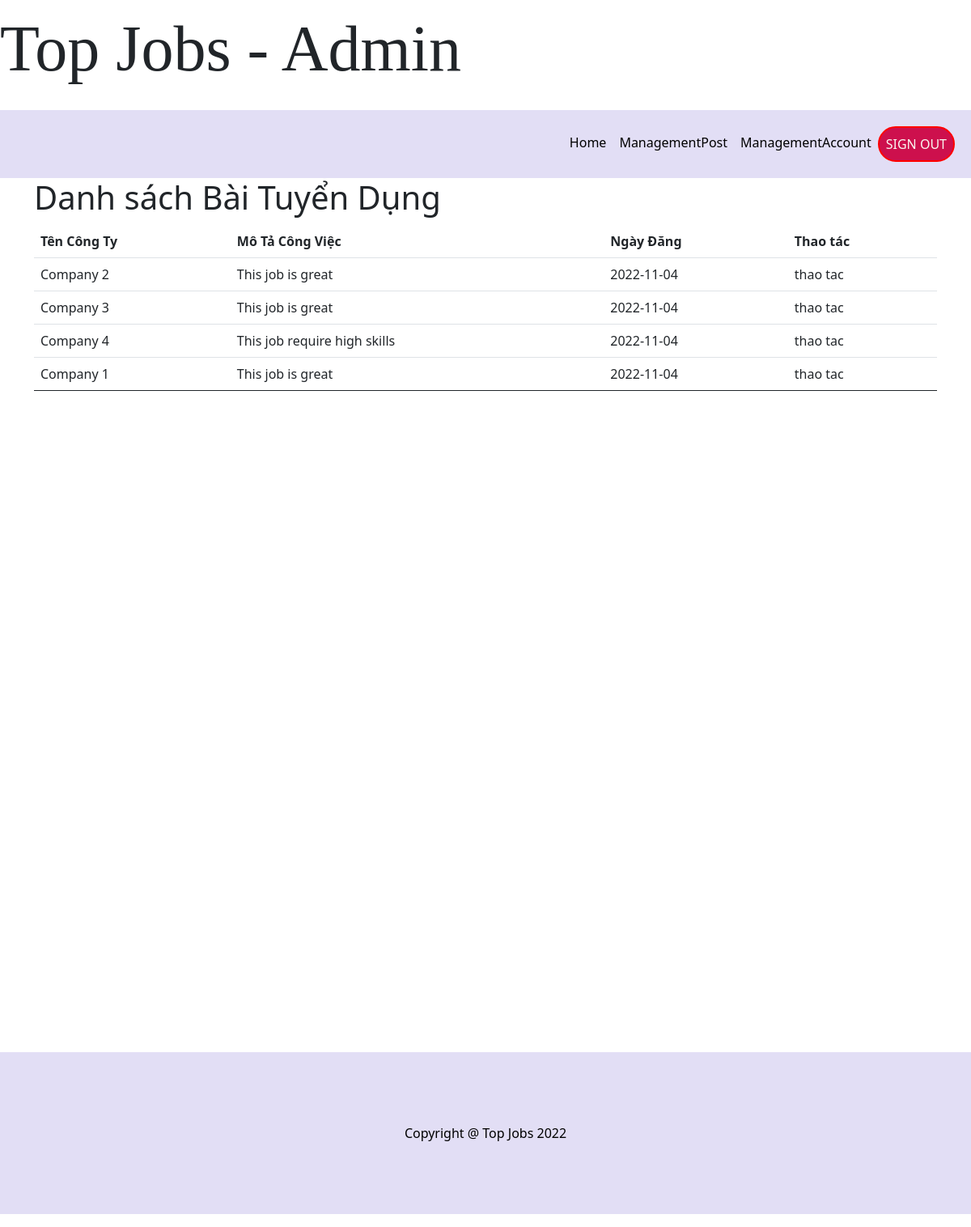
The app's page /Admin/managementPost.php (signed in), older data.
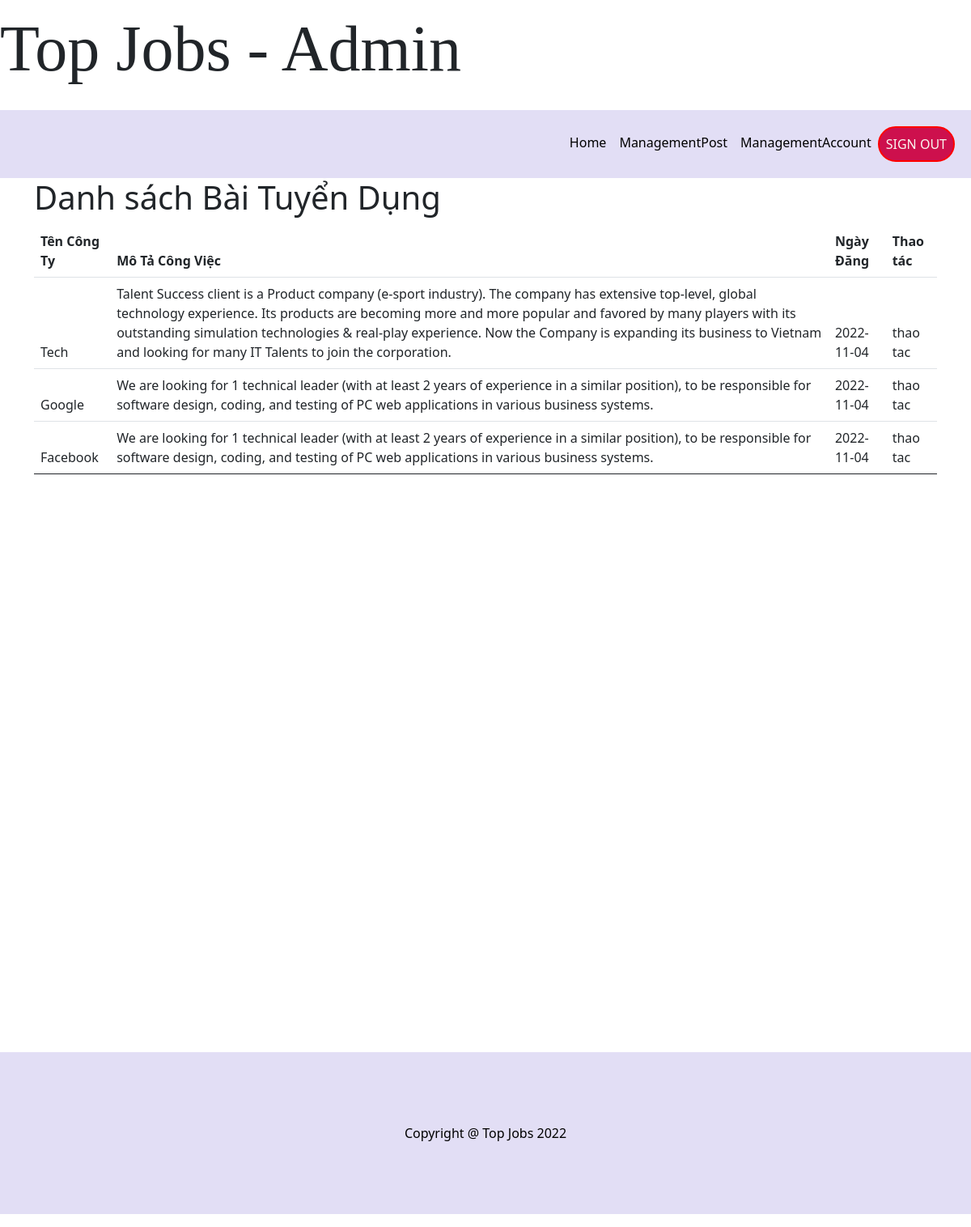
The same page, newer data.
### tables this page shows
CREATE TABLE `post` (
  `post_id` int(10) NOT NULL,
  `post_date` date DEFAULT NULL,
  `company_id` int(11) NOT NULL,
  `job_id` int(10) NOT NULL,
  `status` varchar(20) NOT NULL
);

CREATE TABLE `company` (
  `id` int(10) NOT NULL,
  `log_id` int(10) NOT NULL,
  `company_name` varchar(50) DEFAULT NULL,
  `phone_number` varchar(10) DEFAULT NULL,
  `company_email` varchar(50) DEFAULT NULL,
  `icon` text NOT NULL
);

CREATE TABLE `job` (
  `job_id` int(10) NOT NULL,
  `company_id` int(10) NOT NULL,
  `emp_id` int(10) NOT NULL,
  `admin_id` int(10) NOT NULL,
  `salary` varchar(20) NOT NULL,
  `description` text DEFAULT NULL,
  `role` varchar(50) DEFAULT NULL,
  `job_name` varchar(100) DEFAULT NULL,
  `skills_required` text DEFAULT NULL,
  `address` text NOT NULL,
  `datePost` date DEFAULT NULL
);

### Admin/managementPost.php (the view, shortened to what this page needs)
<?php
include_once('../config.php');
if(isset($_SESSION['username']))
{
    $query = "SELECT company_name, description,post_date
                FROM `company` JOIN `post` ON company.id = post.company_id
                JOIN `job` ON job.job_id = post.job_id";
    $result2 = mysqli_query($conn, $query);
}
else
{
    header('location:../login.php');
}
?>
<!DOCTYPE html>
<html lang="en">
<head>
    <link href="https://cdn.jsdelivr.net/npm/bootstrap@5.0.2/dist/css/bootstrap.min.css" rel="stylesheet"
>
    <link rel="stylesheet" href="../css/homepage.css">
</head>
<body>
    <header>
        <p id="text-head">Top Jobs - Admin</p>
    </header>
    <nav class="navbar navbar-expand-lg navbar-light bg-light" style="padding: 0;">
            <div class="container-fluid" style="background-color: #E2DEF5;padding: 20px;">
                <div class="collapse navbar-collapse justify-content-end" id="navbarNav">
                    <ul class="navbar-nav ">
                        <li class="nav-item">
                            <a class="nav-link" style="color: black;" href="controlAdmin.php">Home</a>
                        </li>
                        <li class="nav-item">
                            <a class="nav-link" style="color: black;" href="managementPost.php">ManagementPost</a>
                        </li>
                        <li class="nav-item">
                            <a class="nav-link" style="color: black;" href="managementAccount.php">ManagementAccount</a>
                        </li>
                        <li class="nav-item">
                            <a class="nav-link"
                            style="color: #FAF7F0; border: 2px solid red;border-radius: 30px;background-color:#CD104D;"
                            href="../logout.php">SIGN OUT</a>
                        </li>
                    </ul>
                </div>
        </div>
    </nav>
    <div style="background-color: white;padding-bottom:10px;height:1080px;">
        <div class="container">
            <h1>Danh sách Bài Tuyển Dụng</h1>
            <table class="table table-striped" style="margin-top: 10px;" id="tbdata">
                <thead>
                    <tr>
                        <th>Tên Công Ty</th>
                        <th>Mô Tả Công Việc</th>
                        <th>Ngày Đăng</th>
                        <th>Thao tác</th>
                    </tr>
                    <tr>
                    <?php
                        while($row = mysqli_fetch_assoc($result2)){
                            ?>
                                <td><?php echo $row['company_name']; ?></td>
                                <td><?php echo $row['description']; ?></td>
                                <td><?php echo $row['post_date']; ?></td>
                                <td><?php echo "thao tac"; ?></td>
                            </tr>
                            <?php
                        }
                    ?>
                </thead>
            </table>
        </div>
    </div>
    <div class="footer">
        <p style="text-align: center; line-height: 200px; color: black;background-color: #E2DEF5;">Copyright @ Top Jobs 2022</p>
    </div>
</body>
</html>

### css/homepage.css (style rules this page uses)
#text-head { font-size: 80px; font-family: Garamond, serif; }

Row changes from the older to the newer data that the page shows:
removed post: company.company_name "Company 4", job.description "This job require high skills", post_date "2022-11-04"
changed post: company.company_name "Company 2" → "Tech"; job.description "This job is great" → "Talent Success client is a Product company (e-sport industry). The company has extensive top-level, global technology experience. Its products are becoming more and more popular and favored by many players with its outstanding simulation technologies & real-play experience. Now the Company is expanding its business to Vietnam and looking for many IT Talents to join the corporation."
changed post: company.company_name "Company 3" → "Google"; job.description "This job is great" → "We are looking for 1 technical leader (with at least 2 years of experience in a similar position), to be responsible for software design, coding, and testing of PC web applications in various business systems."
changed post: company.company_name "Company 1" → "Facebook"; job.description "This job is great" → "We are looking for 1 technical leader (with at least 2 years of experience in a similar position), to be responsible for software design, coding, and testing of PC web applications in various business systems."
